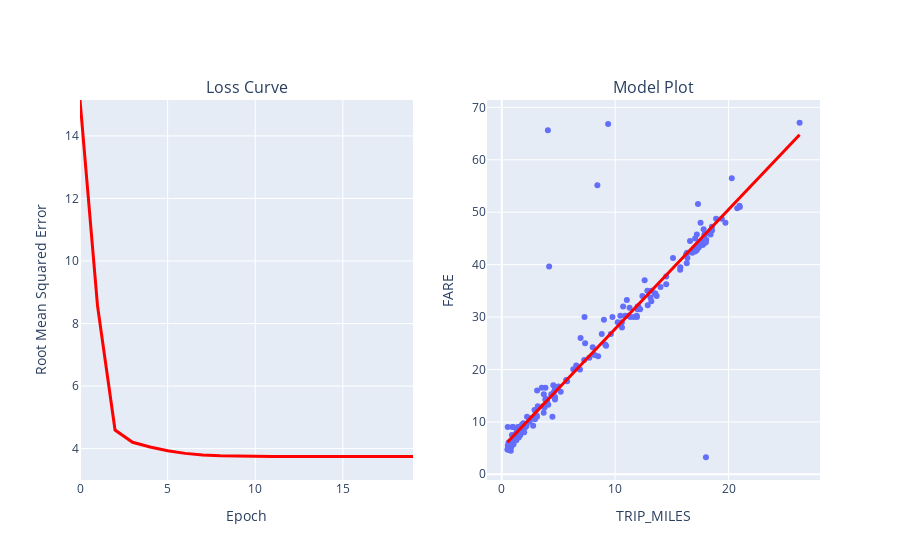

The notebook cell this image was saved under:
### Code cell
#@title Code - Experiment 1

# The following variables are the hyperparameters.
learning_rate = 0.001
epochs = 20
batch_size = 50

# Specify the feature and the label.
features = ['TRIP_MILES']
label = 'FARE'

model_1 = run_experiment(training_df, features, label, learning_rate, epochs, batch_size)

### Figure 1 — Plotly figure (JSON) as saved in the notebook; plotly's stock layout.template omitted (floating-point values rounded to 4 significant figures; data arrays with more than 128 entries replaced by an {"elided": "..."} marker saying what was removed)
{"data": [{"hovertemplate": "TRIP_MILES=%{x}<br>FARE=%{y}<extra></extra>", "legendgroup": "", "marker": {"color": "#636efa", "symbol": "circle"}, "mode": "markers", "name": "", "orientation": "v", "showlegend": false, "type": "scatter", "x": {"elided": "200 float values"}, "xaxis": "x2", "y": {"elided": "200 float values"}, "yaxis": "y2"}, {"hovertemplate": "TRIP_MILES=%{x}<br>FARE_PREDICTED=%{y}<extra></extra>", "legendgroup": "", "line": {"color": "#ff0000", "dash": "solid", "width": 3}, "marker": {"symbol": "circle"}, "mode": "lines", "name": "", "orientation": "v", "showlegend": false, "type": "scatter", "x": {"elided": "200 float values"}, "xaxis": "x2", "y": {"elided": "200 float values"}, "yaxis": "y2"}, {"hovertemplate": "x=%{x}<br>y=%{y}<extra></extra>", "legendgroup": "", "line": {"color": "#ff0000", "dash": "solid", "width": 3}, "marker": {"symbol": "circle"}, "mode": "lines", "name": "", "orientation": "v", "showlegend": false, "type": "scatter", "x": [0, 1, 2, 3, 4, 5, 6, 7, 8, 9, 10, 11, 12, 13, 14, 15, 16, 17, 18, 19], "xaxis": "x", "y": [15.15, 8.563, 4.594, 4.203, 4.05, 3.931, 3.848, 3.795, 3.769, 3.756, 3.75, 3.748, 3.747, 3.746, 3.746, 3.746, 3.746, 3.746, 3.746, 3.746], "yaxis": "y"}], "layout": {"annotations": [{"font": {"size": 16}, "showarrow": false, "text": "Loss Curve", "x": 0.225, "xanchor": "center", "xref": "paper", "y": 1, "yanchor": "bottom", "yref": "paper"}, {"font": {"size": 16}, "showarrow": false, "text": "Model Plot", "x": 0.775, "xanchor": "center", "xref": "paper", "y": 1, "yanchor": "bottom", "yref": "paper"}], "xaxis": {"anchor": "y", "domain": [0, 0.45], "title": {"text": "Epoch"}}, "xaxis2": {"anchor": "y2", "domain": [0.55, 1], "title": {"text": "TRIP_MILES"}}, "yaxis": {"anchor": "x", "domain": [0, 1], "range": [2.996, 15.15], "title": {"text": "Root Mean Squared Error"}}, "yaxis2": {"anchor": "x2", "domain": [0, 1], "title": {"text": "FARE"}}}}
